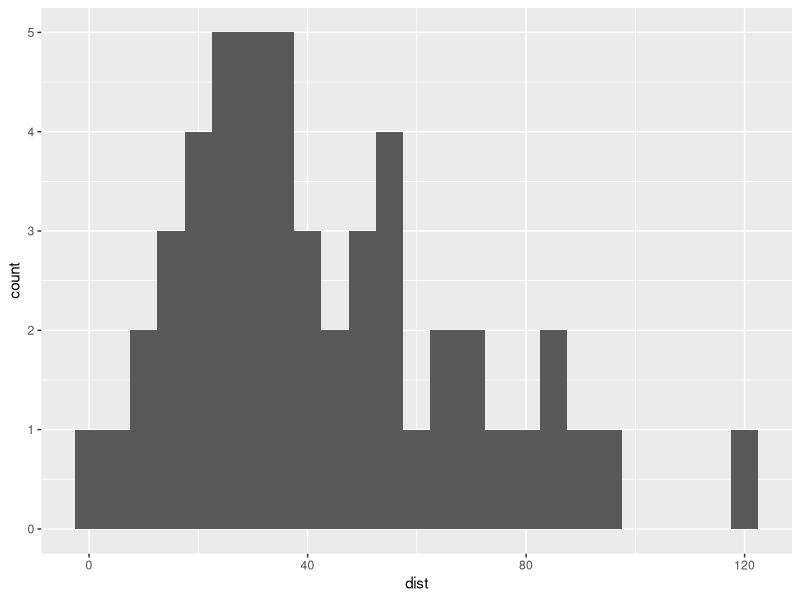

Write R code to recreate this figure.
## ---- chunk 1
library(ggplot2)
data(cars)
setwd("C:/Users/Zebadiah/OneDrive/NDSU/advanced_ecology")
(histo <- ggplot(cars, aes(x=dist))+
					  geom_histogram(binwidth = 5))
